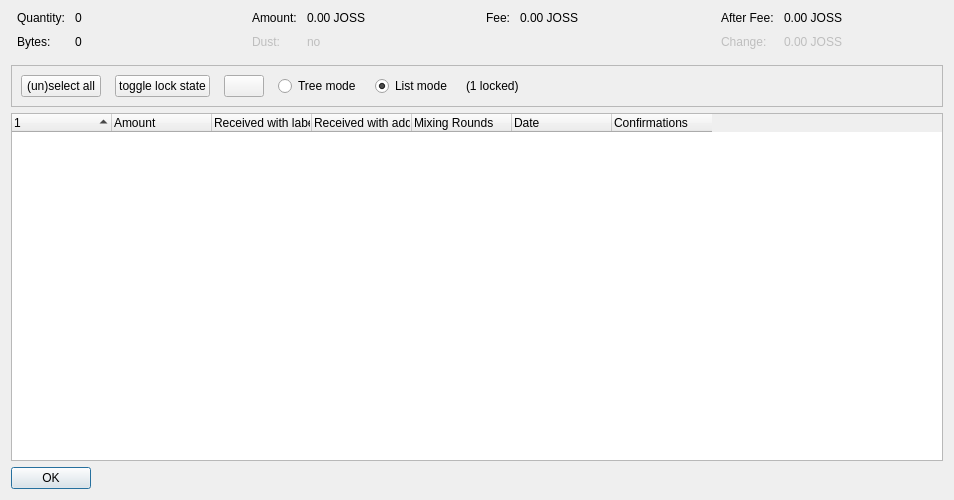
<?xml version="1.0" encoding="UTF-8"?>
<ui version="4.0">
 <class>CoinControlDialog</class>
 <widget class="QDialog" name="CoinControlDialog">
  <property name="geometry">
   <rect>
    <x>0</x>
    <y>0</y>
    <width>954</width>
    <height>500</height>
   </rect>
  </property>
  <property name="windowTitle">
   <string>Coin Selection</string>
  </property>
  <layout class="QVBoxLayout" name="verticalLayout">
   <item>
    <layout class="QHBoxLayout" name="horizontalLayoutTop" stretch="0,0,0,0">
     <property name="topMargin">
      <number>0</number>
     </property>
     <property name="bottomMargin">
      <number>10</number>
     </property>
     <item>
      <layout class="QFormLayout" name="formLayoutCoinControl1">
       <property name="horizontalSpacing">
        <number>10</number>
       </property>
       <property name="verticalSpacing">
        <number>10</number>
       </property>
       <property name="leftMargin">
        <number>6</number>
       </property>
       <property name="rightMargin">
        <number>6</number>
       </property>
       <item row="0" column="0">
        <widget class="QLabel" name="labelCoinControlQuantityText">
         <property name="text">
          <string>Quantity:</string>
         </property>
        </widget>
       </item>
       <item row="0" column="1">
        <widget class="QLabel" name="labelCoinControlQuantity">
         <property name="cursor">
          <cursorShape>IBeamCursor</cursorShape>
         </property>
         <property name="contextMenuPolicy">
          <enum>Qt::ActionsContextMenu</enum>
         </property>
         <property name="text">
          <string notr="true">0</string>
         </property>
         <property name="textInteractionFlags">
          <set>Qt::LinksAccessibleByMouse|Qt::TextSelectableByKeyboard|Qt::TextSelectableByMouse</set>
         </property>
        </widget>
       </item>
       <item row="1" column="0">
        <widget class="QLabel" name="labelCoinControlBytesText">
         <property name="text">
          <string>Bytes:</string>
         </property>
        </widget>
       </item>
       <item row="1" column="1">
        <widget class="QLabel" name="labelCoinControlBytes">
         <property name="cursor">
          <cursorShape>IBeamCursor</cursorShape>
         </property>
         <property name="contextMenuPolicy">
          <enum>Qt::ActionsContextMenu</enum>
         </property>
         <property name="text">
          <string notr="true">0</string>
         </property>
         <property name="textInteractionFlags">
          <set>Qt::LinksAccessibleByMouse|Qt::TextSelectableByKeyboard|Qt::TextSelectableByMouse</set>
         </property>
        </widget>
       </item>
      </layout>
     </item>
     <item>
      <layout class="QFormLayout" name="formLayoutCoinControl2">
       <property name="horizontalSpacing">
        <number>10</number>
       </property>
       <property name="verticalSpacing">
        <number>10</number>
       </property>
       <property name="leftMargin">
        <number>6</number>
       </property>
       <property name="rightMargin">
        <number>6</number>
       </property>
       <item row="0" column="0">
        <widget class="QLabel" name="labelCoinControlAmountText">
         <property name="text">
          <string>Amount:</string>
         </property>
        </widget>
       </item>
       <item row="0" column="1">
        <widget class="QLabel" name="labelCoinControlAmount">
         <property name="cursor">
          <cursorShape>IBeamCursor</cursorShape>
         </property>
         <property name="contextMenuPolicy">
          <enum>Qt::ActionsContextMenu</enum>
         </property>
         <property name="text">
          <string notr="true">0.00 JOSS</string>
         </property>
         <property name="textInteractionFlags">
          <set>Qt::LinksAccessibleByMouse|Qt::TextSelectableByKeyboard|Qt::TextSelectableByMouse</set>
         </property>
        </widget>
       </item>
       <item row="1" column="0">
        <widget class="QLabel" name="labelCoinControlLowOutputText">
         <property name="enabled">
          <bool>false</bool>
         </property>
         <property name="text">
          <string>Dust:</string>
         </property>
        </widget>
       </item>
       <item row="1" column="1">
        <widget class="QLabel" name="labelCoinControlLowOutput">
         <property name="enabled">
          <bool>false</bool>
         </property>
         <property name="cursor">
          <cursorShape>IBeamCursor</cursorShape>
         </property>
         <property name="contextMenuPolicy">
          <enum>Qt::ActionsContextMenu</enum>
         </property>
         <property name="text">
          <string notr="true">no</string>
         </property>
         <property name="textInteractionFlags">
          <set>Qt::LinksAccessibleByMouse|Qt::TextSelectableByKeyboard|Qt::TextSelectableByMouse</set>
         </property>
        </widget>
       </item>
      </layout>
     </item>
     <item>
      <layout class="QFormLayout" name="formLayoutCoinControl3">
       <property name="horizontalSpacing">
        <number>10</number>
       </property>
       <property name="verticalSpacing">
        <number>10</number>
       </property>
       <property name="leftMargin">
        <number>6</number>
       </property>
       <property name="rightMargin">
        <number>6</number>
       </property>
       <item row="0" column="0">
        <widget class="QLabel" name="labelCoinControlFeeText">
         <property name="text">
          <string>Fee:</string>
         </property>
        </widget>
       </item>
       <item row="0" column="1">
        <widget class="QLabel" name="labelCoinControlFee">
         <property name="cursor">
          <cursorShape>IBeamCursor</cursorShape>
         </property>
         <property name="contextMenuPolicy">
          <enum>Qt::ActionsContextMenu</enum>
         </property>
         <property name="text">
          <string notr="true">0.00 JOSS</string>
         </property>
         <property name="textInteractionFlags">
          <set>Qt::LinksAccessibleByMouse|Qt::TextSelectableByKeyboard|Qt::TextSelectableByMouse</set>
         </property>
        </widget>
       </item>
      </layout>
     </item>
     <item>
      <layout class="QFormLayout" name="formLayoutCoinControl4">
       <property name="horizontalSpacing">
        <number>10</number>
       </property>
       <property name="verticalSpacing">
        <number>10</number>
       </property>
       <property name="leftMargin">
        <number>6</number>
       </property>
       <property name="rightMargin">
        <number>6</number>
       </property>
       <item row="0" column="0">
        <widget class="QLabel" name="labelCoinControlAfterFeeText">
         <property name="text">
          <string>After Fee:</string>
         </property>
        </widget>
       </item>
       <item row="0" column="1">
        <widget class="QLabel" name="labelCoinControlAfterFee">
         <property name="cursor">
          <cursorShape>IBeamCursor</cursorShape>
         </property>
         <property name="contextMenuPolicy">
          <enum>Qt::ActionsContextMenu</enum>
         </property>
         <property name="text">
          <string notr="true">0.00 JOSS</string>
         </property>
         <property name="textInteractionFlags">
          <set>Qt::LinksAccessibleByMouse|Qt::TextSelectableByKeyboard|Qt::TextSelectableByMouse</set>
         </property>
        </widget>
       </item>
       <item row="1" column="0">
        <widget class="QLabel" name="labelCoinControlChangeText">
         <property name="enabled">
          <bool>false</bool>
         </property>
         <property name="text">
          <string>Change:</string>
         </property>
        </widget>
       </item>
       <item row="1" column="1">
        <widget class="QLabel" name="labelCoinControlChange">
         <property name="enabled">
          <bool>false</bool>
         </property>
         <property name="cursor">
          <cursorShape>IBeamCursor</cursorShape>
         </property>
         <property name="contextMenuPolicy">
          <enum>Qt::ActionsContextMenu</enum>
         </property>
         <property name="text">
          <string notr="true">0.00 JOSS</string>
         </property>
         <property name="textInteractionFlags">
          <set>Qt::LinksAccessibleByMouse|Qt::TextSelectableByKeyboard|Qt::TextSelectableByMouse</set>
         </property>
        </widget>
       </item>
      </layout>
     </item>
    </layout>
   </item>
   <item>
    <widget class="QFrame" name="frame">
     <property name="minimumSize">
      <size>
       <width>0</width>
       <height>40</height>
      </size>
     </property>
     <property name="frameShape">
      <enum>QFrame::StyledPanel</enum>
     </property>
     <property name="frameShadow">
      <enum>QFrame::Sunken</enum>
     </property>
     <layout class="QHBoxLayout" name="horizontalLayout">
      <item>
       <layout class="QHBoxLayout" name="horizontalLayoutPanel" stretch="0,0,0,0,0,0,0">
        <property name="spacing">
         <number>14</number>
        </property>
        <item>
         <widget class="QPushButton" name="pushButtonSelectAll">
          <property name="sizePolicy">
           <sizepolicy hsizetype="Maximum" vsizetype="Fixed">
            <horstretch>0</horstretch>
            <verstretch>0</verstretch>
           </sizepolicy>
          </property>
          <property name="text">
           <string>(un)select all</string>
          </property>
          <property name="autoDefault">
           <bool>false</bool>
          </property>
         </widget>
        </item>
        <item>
         <widget class="QPushButton" name="pushButtonToggleLock">
          <property name="sizePolicy">
           <sizepolicy hsizetype="Maximum" vsizetype="Fixed">
            <horstretch>0</horstretch>
            <verstretch>0</verstretch>
           </sizepolicy>
          </property>
          <property name="text">
           <string>toggle lock state</string>
          </property>
          <property name="autoDefault">
           <bool>false</bool>
          </property>
         </widget>
        </item>
        <item>
         <widget class="QPushButton" name="hideButton">
          <property name="sizePolicy">
           <sizepolicy hsizetype="Maximum" vsizetype="Fixed">
            <horstretch>0</horstretch>
            <verstretch>0</verstretch>
           </sizepolicy>
          </property>
          <property name="text">
           <string/>
          </property>
          <property name="autoDefault">
           <bool>false</bool>
          </property>
         </widget>
        </item>
        <item>
         <widget class="QRadioButton" name="radioTreeMode">
          <property name="sizePolicy">
           <sizepolicy hsizetype="Maximum" vsizetype="Fixed">
            <horstretch>0</horstretch>
            <verstretch>0</verstretch>
           </sizepolicy>
          </property>
          <property name="text">
           <string>Tree mode</string>
          </property>
         </widget>
        </item>
        <item>
         <widget class="QRadioButton" name="radioListMode">
          <property name="sizePolicy">
           <sizepolicy hsizetype="Maximum" vsizetype="Fixed">
            <horstretch>0</horstretch>
            <verstretch>0</verstretch>
           </sizepolicy>
          </property>
          <property name="text">
           <string>List mode</string>
          </property>
          <property name="checked">
           <bool>true</bool>
          </property>
         </widget>
        </item>
        <item>
         <widget class="QLabel" name="labelLocked">
          <property name="text">
           <string>(1 locked)</string>
          </property>
         </widget>
        </item>
        <item>
         <spacer name="horizontalSpacer">
          <property name="orientation">
           <enum>Qt::Horizontal</enum>
          </property>
          <property name="sizeHint" stdset="0">
           <size>
            <width>40</width>
            <height>20</height>
           </size>
          </property>
         </spacer>
        </item>
       </layout>
      </item>
     </layout>
    </widget>
   </item>
   <item>
    <widget class="CoinControlTreeWidget" name="treeWidget">
     <property name="contextMenuPolicy">
      <enum>Qt::CustomContextMenu</enum>
     </property>
     <property name="sortingEnabled">
      <bool>false</bool>
     </property>
     <property name="columnCount">
      <number>7</number>
     </property>
     <attribute name="headerShowSortIndicator" stdset="0">
      <bool>true</bool>
     </attribute>
     <attribute name="headerStretchLastSection">
      <bool>false</bool>
     </attribute>
     <column>
      <property name="text">
       <string/>
      </property>
     </column>
     <column>
      <property name="text">
       <string>Amount</string>
      </property>
     </column>
     <column>
      <property name="text">
       <string>Received with label</string>
      </property>
     </column>
     <column>
      <property name="text">
       <string>Received with address</string>
      </property>
     </column>
     <column>
      <property name="text">
       <string>Mixing Rounds</string>
      </property>
     </column>
     <column>
      <property name="text">
       <string>Date</string>
      </property>
     </column>
     <column>
      <property name="text">
       <string>Confirmations</string>
      </property>
      <property name="toolTip">
       <string>Confirmed</string>
      </property>
     </column>
    </widget>
   </item>
   <item>
    <widget class="QDialogButtonBox" name="buttonBox">
     <property name="sizePolicy">
      <sizepolicy hsizetype="Maximum" vsizetype="Fixed">
       <horstretch>0</horstretch>
       <verstretch>0</verstretch>
      </sizepolicy>
     </property>
     <property name="orientation">
      <enum>Qt::Horizontal</enum>
     </property>
     <property name="standardButtons">
      <set>QDialogButtonBox::Ok</set>
     </property>
    </widget>
   </item>
  </layout>
 </widget>
 <customwidgets>
  <customwidget>
   <class>CoinControlTreeWidget</class>
   <extends>QTreeWidget</extends>
   <header>qt/coincontroltreewidget.h</header>
  </customwidget>
 </customwidgets>
 <resources/>
 <connections/>
</ui>
